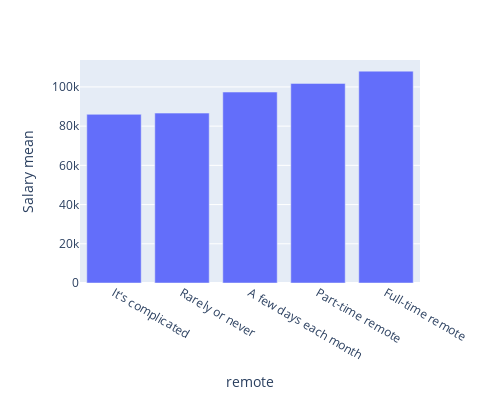

The notebook cell this image was saved under:
### Code cell
df_mean[['mean', 'remote']]
import plotly.express as px
data_canada = df_mean[['mean', 'remote']].rename(columns = {'mean':'Salary mean'}).sort_values('Salary mean')

fig = px.bar(data_canada, x='remote', y='Salary mean')
fig.update_layout(
    autosize=False,
    width=500,
    height=400,)
fig.show()

### Figure 1 — Plotly figure (JSON) as saved in the notebook; plotly's stock layout.template omitted (floating-point values rounded to 4 significant figures)
{"data": [{"alignmentgroup": "True", "hovertemplate": "remote=%{x}<br>Salary mean=%{y}<extra></extra>", "legendgroup": "", "marker": {"color": "#636efa"}, "name": "", "offsetgroup": "", "orientation": "v", "showlegend": false, "textposition": "auto", "type": "bar", "x": ["It's complicated", "Rarely or never", "A few days each month", "Part-time remote", "Full-time remote"], "xaxis": "x", "y": [86020.0, 86650.0, 97380.0, 101800.0, 108000.0], "yaxis": "y"}], "layout": {"autosize": false, "barmode": "relative", "height": 400, "legend": {"tracegroupgap": 0}, "margin": {"t": 60}, "width": 500, "xaxis": {"anchor": "y", "domain": [0, 1], "title": {"text": "remote"}}, "yaxis": {"anchor": "x", "domain": [0, 1], "title": {"text": "Salary mean"}}}}
